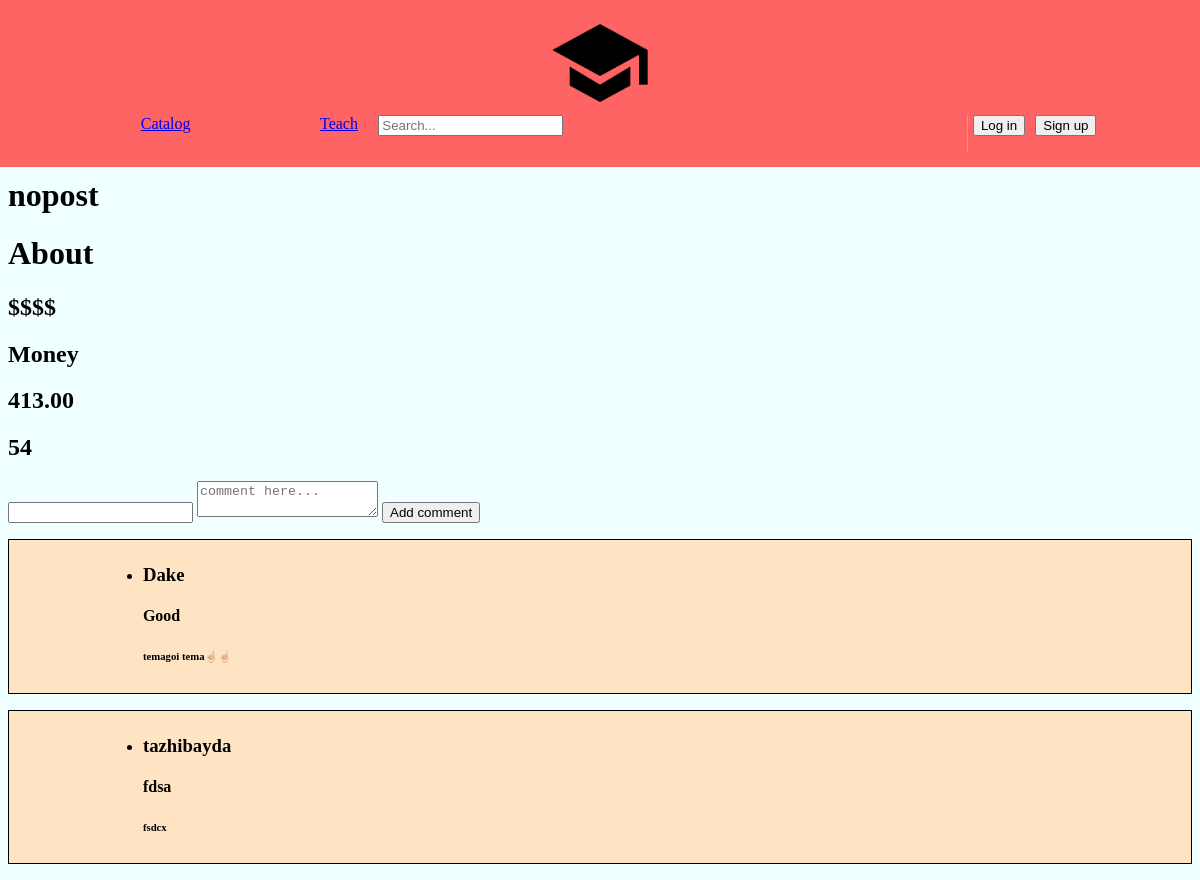
The app's page /54/addcmnt, older data.
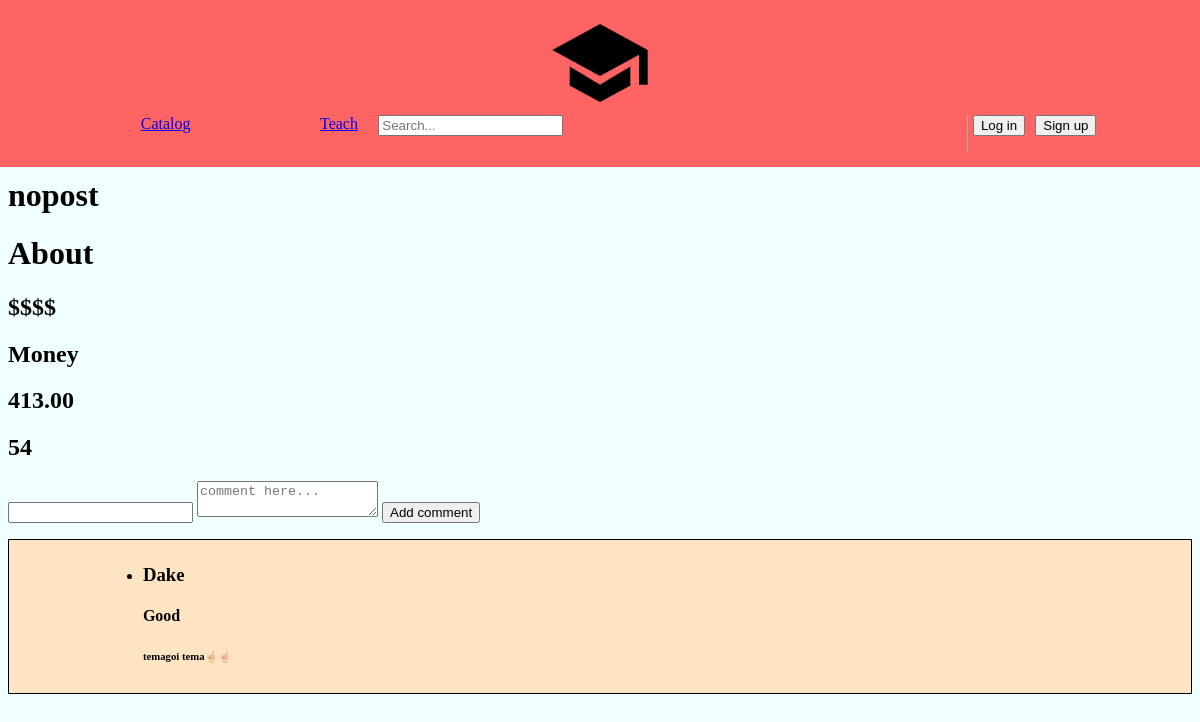
The same page, newer data.
### main/models.py (models this page shows, shortened)
class Comment(models.Model):
   author = models.CharField(max_length=64)
   course_id = models.IntegerField(null=False)
   post = models.CharField(max_length=64)
   text = models.TextField(max_length=1024)
   date = models.DateField(default=timezone.now)
   time = models.CharField(max_length=64,default="asds")

### main/views.py (the view)
# urls.py: path('<int:courseid>/addcmnt', views.addCom , name='addcmnt'),
def addCom(request,courseid):
    if request.method== 'POST':
        cmnt = request.POST['com']
        c = Course.objects.all().get(pk=courseid)
        name = c.coursename
        teacher = c.teacher
        price = c.price
        comment = Comment.objects.filter(
            Q(course_id=c.pk)
        )
        if not request.user.is_authenticated:
            return render(request, 'main/About.html', {
                'name': name,
                'teacher': teacher,
                'id': price,
                'crsid': courseid,
                'comments': comment,
                'msg': 'You not logged in'
            })
        else:
            com = Comment()
            com.author = request.user.username
            com.course_id = courseid
            com.post = request.POST['post']
            com.text = cmnt
            com.date = timezone.now()
            time = str(com.date.strftime('%H:%M:%S'))
            com.save()
            return render(request, 'main/About.html', {
                'name': name,
                'teacher': teacher,
                'id': price,
                'crsid': courseid,
                'time':com.time,
                'comments': comment,
            })
        return render(request, 'main/About.html', {
            'name': name,
            'teacher': teacher,
            'id': price,
            'crsid': courseid,
            'comments': comment,
        })
    else:
        c = Course.objects.all().get(pk=courseid)
        name = c.coursename
        teacher = c.teacher
        price = c.price
        comment = Comment.objects.filter(
            Q(course_id=c.pk)
        )
        return render(request, 'main/About.html', {
            'name': name,
            'teacher': teacher,
            'id': price,
            'comments': comment,
            'crsid': courseid,
            'msg':'nopost'
        })

### main/templates/main/About.html (shortened to what this page needs)
{% load static %}
{% include 'main/header.html' %}
<html lang="en">
<head>
        <link rel="stylesheet" type="text/css" href="{% static 'main/about.css' %}">
</head>
<body>
<h1>{{ msg }}</h1>
<h1>About</h1>
<div class="course">
    <h2>{{ name }}</h2>
    <h2>{{ teacher }}</h2>
    <h2>{{ id }}</h2>
    <h2>{{ crsid }}</h2>
</div>
<form method="post" action="{% url 'addcmnt' courseid=crsid%}">
        <div class="comm">
        <input type="text" name="post">
        <textarea placeholder="comment here..." name="com"></textarea>
        <a><button type="submit">Add comment</button></a>
        </div>
    </form>
</body>
        <div>{% for c in comments %}
        <ul class="comment">
            <li>
                <h3>{{  c.author }}</h3>
                <h4>{{ c.post }}</h4>
                <h6>{{ c.text }}</h6>
            </li>
        </ul>
    {% endfor %}
    </div>
</html>

Row changes from the older to the newer data that the page shows:
removed Comment: author "tazhibayda", post "fdsa", text "fsdcx"
